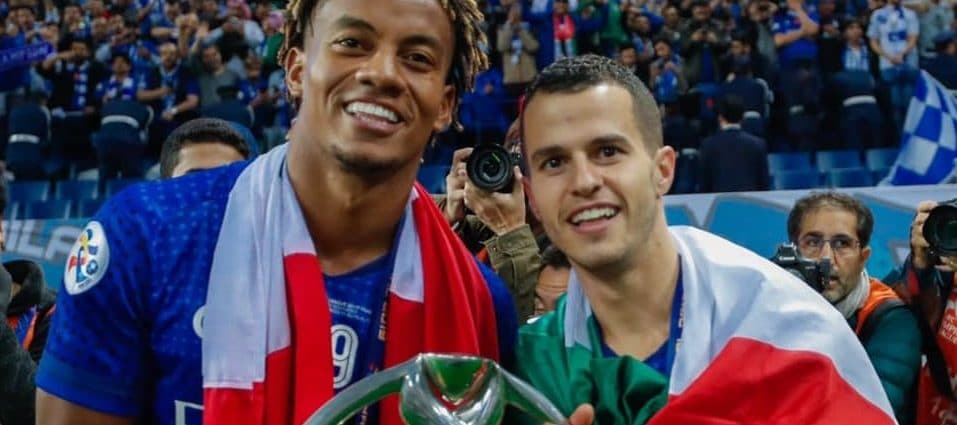
#> input picture smile.jpg, 957 x 425 px
$ python main.py
#> lines starting #> are read from the running program, lines starting #| are printed output that depends on the picture; after the words box and inside, x2 and y2 are one past the last pixel; in counts of white or black regions, pixels touching at a corner belong together

import cv2

image = cv2.imread("smile.jpg")
#> image is the input picture: shape (425, 957, 3); mean B, G, R 81.9, 67.4, 75.8
smile_cascade = cv2.CascadeClassifier('haarcascade_smile.xml')
smiles = smile_cascade.detectMultiScale(image, scaleFactor=1.4, minNeighbors=25)
#> smiles = [[325, 87, 99, 49], [546, 194, 99, 49]]

for (sx, sy, sw, sh) in smiles:
    cv2.rectangle(image, (sx, sy), ((sx + sw), (sy + sh)), (0, 255, 0), 5)
#> this loop made 2 passes
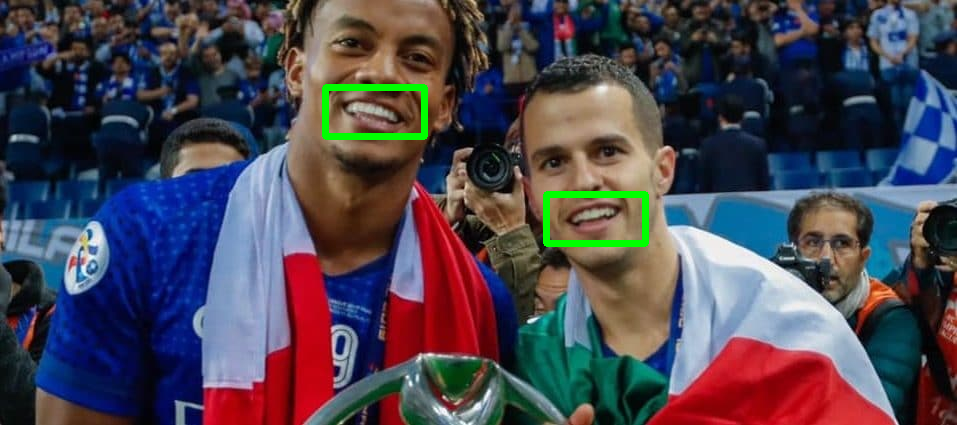
#> image: shape (425, 957, 3); 1.01% of pixels changed, all inside (x1, y1, x2, y2) = (322, 84, 649, 247)

cv2.imshow("Smile Detected", image)

cv2.waitKey(0)
cv2.destroyAllWindows()
